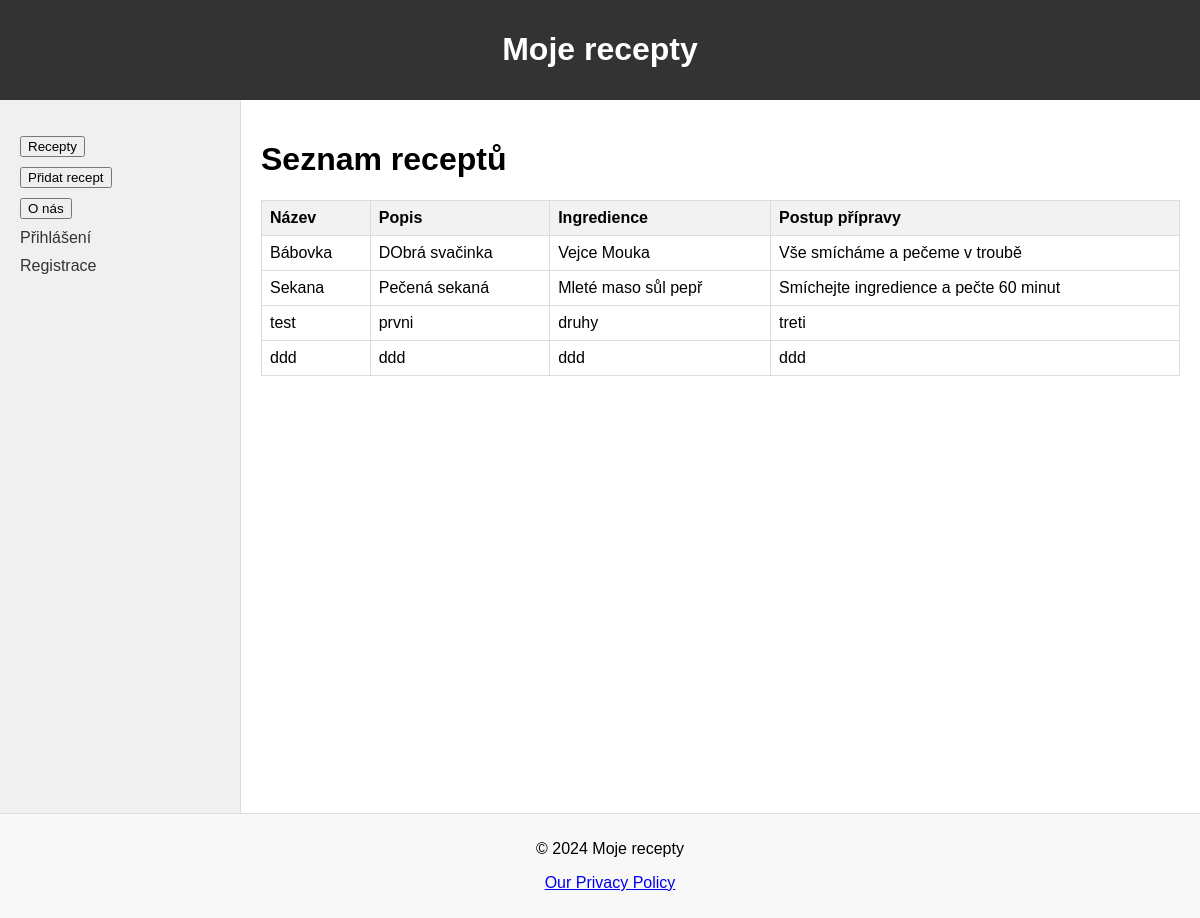
The app's page /recipes/ with its own data.
### recipes/models.py (models this page shows, shortened)
class Recipe(models.Model):
    title = models.CharField(max_length=200)
    description = models.TextField()
    ingredients = models.TextField()
    instructions = models.TextField()
    created_by = models.ForeignKey(User, on_delete=models.CASCADE)

### recipes/views.py (the view)
# urls.py: path('', views.recipe_list, name='recipe_list'),  # Zde upravujeme URL pro seznam receptů
def recipe_list(request):
    recipes = Recipe.objects.all()
    return render(request, 'recipes/recipe_list.html', {'recipes': recipes})

### recipes/templates/recipes/recipe_list.html (shortened to what this page needs)
{% extends 'recipes/base.html' %}
{% block content %}
    <h1>Seznam receptů</h1>
    <table class="recipe-table">
        <thead>
            <tr>
                <th>Název</th>
                <th>Popis</th>
                <th>Ingredience</th>
                <th>Postup přípravy</th>
            </tr>
        </thead>
        <tbody>
            {% for recipe in recipes %}
            <tr>
                <td>{{ recipe.title }}</td>
                <td>{{ recipe.description }}</td>
                <td>{{ recipe.ingredients }}</td>
                <td>{{ recipe.instructions }}</td>
            </tr>
            {% endfor %}
        </tbody>
    </table>
{% endblock %}

### recipes/static/css/styles.css (style rules this page uses)
body { font-family: Arial, sans-serif; margin: 0; padding: 0; }
.recipe-table { width: 100%; border-collapse: collapse; margin-top: 20px; }
.recipe-table th, .recipe-table td { border: 1px solid #ddd; padding: 8px; text-align: left; }
.recipe-table th { background-color: #f2f2f2; }

### records on screen
Recipe: title "Bábovka", description "DObrá svačinka", ingredients "Vejce Mouka", instructions "Vše smícháme a pečeme v troubě"
Recipe: title "Sekana", description "Pečená sekaná", ingredients "Mleté maso sůl pepř", instructions "Smíchejte ingredience a pečte 60 minut"
Recipe: title "test", description "prvni", ingredients "druhy", instructions "treti"
Recipe: title "ddd", description "ddd", ingredients "ddd", instructions "ddd"
